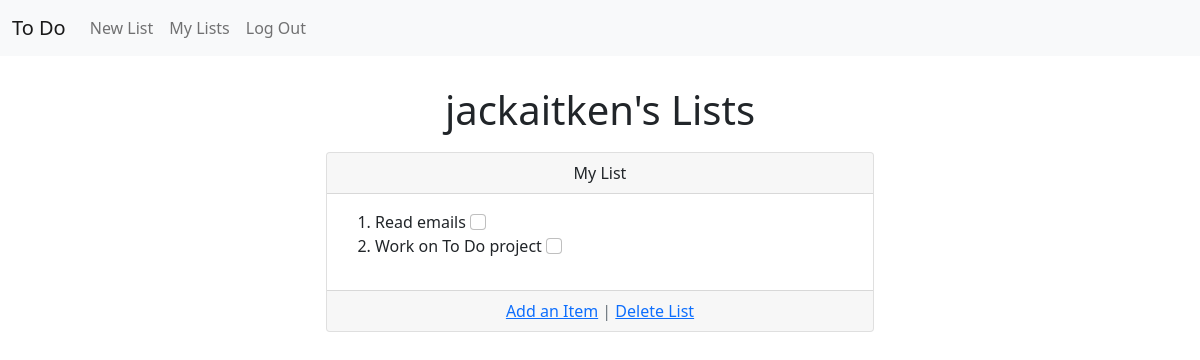
Page /lists/1/todolists/ (signed in) on the earlier database version.
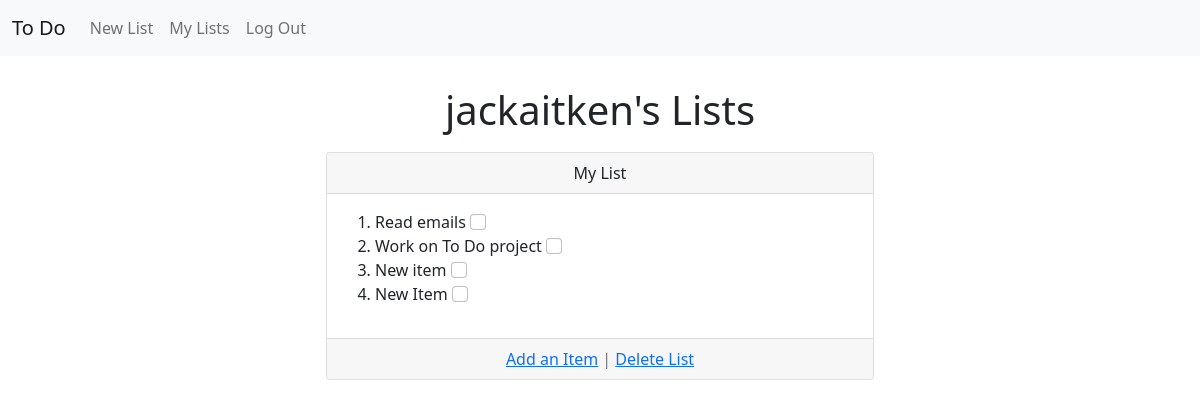
Same page on the later database version.
### lists/models.py (models this page shows, shortened)
class ToDoList(models.Model):
    owner = models.ForeignKey(
        get_user_model(),
        on_delete=models.CASCADE
        )
    name = models.CharField(max_length=50, blank=True)

class Item(models.Model):
    title = models.CharField(max_length=225)
    completed = models.BooleanField(default=False)
    to_do_list = models.ForeignKey(
        ToDoList,
        on_delete=models.CASCADE,
        related_name='items'
        )
    def __str__(self):
        return f"{self.title}"

### lists/views.py (the view)
# urls.py: path('<int:pk>/todolists/', ToDoListView.as_view(), name='todolists'),
class ToDoListView(ListView):
    model = ToDoList
    template_name = 'todo_lists.html'
    def get_queryset(self):
        current_user = ToDoList.objects.filter(owner=self.request.user.id)
        return current_user

### templates/todo_lists.html (shortened to what this page needs)
{% extends 'base.html' %}
{% block content %}
<div class="container" style="padding-top: 30px;">
    <div class="row">
        <div class="col-2"></div>
        <div class="col-8 d-flex justify-content-center">
            <h1>{{ user.username }}'s Lists</h1>
        </div>
        <div class="col-2"></div>
    </div>
</div>
{% for list in object_list %}
    <div class="container" style="padding: 10px;">
        <div class="row">
            <div class="col-3"></div>
            <div class="col-6">
                <div class="card">
                    <div class="card-header">
                        <span class="font-weight-bold d-flex justify-content-center">{{ list.name }}</span>
                    </div>
                    <div class="card-body">
                        <ol>
                            {% for item in list.items.all %}
                                <li>{{ item }} <input class="form-check-input" type="checkbox"></li>
                            {% endfor %}
                        </ol>
                    </div>
                    <div class="card-footer text-center text-muted">
                        <a href="{% url 'item_new' list.pk %}">Add an Item</a> |
                        <a href="{% url 'list_delete' list.pk %}">Delete List</a>
                    </div>
                </div>
            </div>
            <div class="col-3"></div>
        </div>
    </div>
    {% endfor %}
    {% endblock content %}

Differences in the rows shown:
added Item: title "New item"
added Item: title "New Item"
